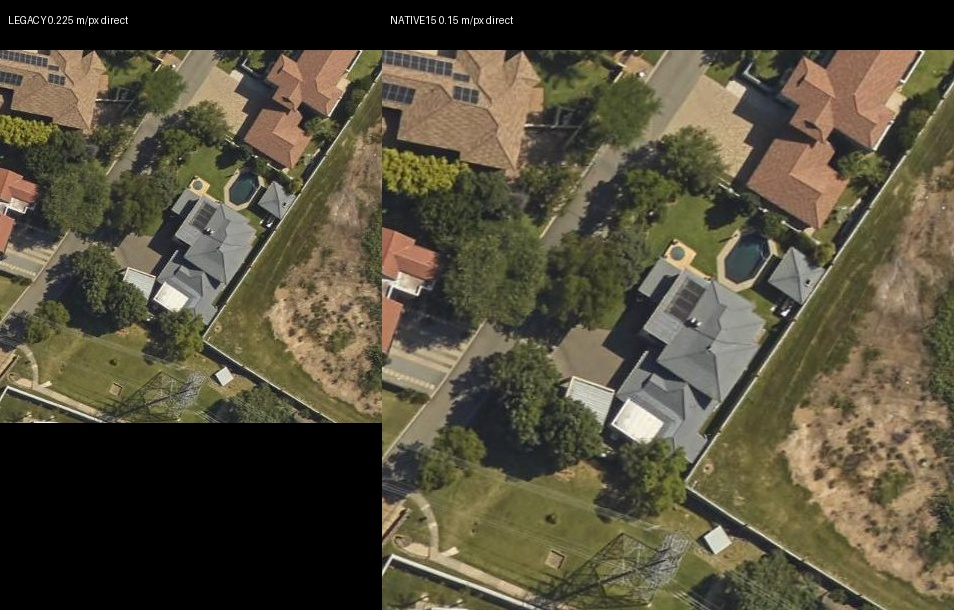
#> input picture data/investigations/geolis_resolution_audit/phase_g2_2026-09-07/derived/stand_365_AB_panel.jpg, 954 x 610 px
$ python -i listing_corner_evidence_v1.py   (imports and definitions only)
#> lines starting #> are read from the running program, lines starting #| are printed output that depends on the picture
"""Listing-side corner evidence for Corner Stand Detection v1.

LISTING_CORNER is YES / NO / UNKNOWN from listing media and text only.
Known stand identity is not an input. Absence of a second street in
photographs is not evidence of non-corner status (that stays UNKNOWN).
Listing NO requires positive non-corner evidence, not missing evidence.
"""

from __future__ import annotations

import io
import math
import re
from dataclasses import dataclass, field
from typing import Any, Iterable, Literal, Mapping, Sequence

import numpy as np
from PIL import Image

CornerStatus = Literal["YES", "NO", "UNKNOWN"]
VALID = frozenset({"YES", "NO", "UNKNOWN"})

HIGH_YES_CONFIDENCE = 0.80
EXCEPTIONAL_NO_CONFIDENCE = 0.92

YES_TEXT_PATTERNS = (
    r"\bcorner\s+stand\b",
    r"\bcorner\s+(?:property|erf|plot|lot|home|house)\b",
    r"\bsituated\s+on\s+the\s+corner\b",
    r"\bon\s+the\s+corner\s+of\b",
    r"\bdual\s+(?:road|street)\s+frontage\b",
    r"\btwo\s+(?:road|street)\s+frontages\b",
    r"\bcorner\s+(?:position|location)\b",
)
NO_TEXT_PATTERNS = (
    r"\bnot\s+a\s+corner\b",
    r"\bmid[-\s]?block\b",
    r"\bsingle\s+(?:road|street)\s+frontage\b",
    r"\bone\s+street\s+frontage\s+only\b",
    r"\binternal\s+stand\s+(?:not|with no)\s+(?:on\s+)?(?:a\s+)?corner\b",
)
FALSE_CORNER_TEXT = re.compile(
    r"\bcorner\s+(?:of\s+the|bath|lounge|kitchen|bedroom|sofa|desk|shower)\b",
    re.I,
)

AERIAL_HINTS = frozenset({"aerial", "aerial_near_nadir", "elevated_exterior"})
VIDEO_HINTS = frozenset({"video", "video_frame"})


# [5 lines left out: function normalize_corner_status, not called in this run]


def _cv2():
    import cv2

    return cv2


def _bgr(image: Image.Image | np.ndarray | bytes) -> np.ndarray:
    cv2 = _cv2()
    if isinstance(image, (bytes, bytearray)):
        arr = np.frombuffer(image, dtype=np.uint8)
        decoded = cv2.imdecode(arr, cv2.IMREAD_COLOR)
        if decoded is None:
            pil = Image.open(io.BytesIO(image)).convert("RGB")
            return cv2.cvtColor(np.array(pil), cv2.COLOR_RGB2BGR)
        return decoded
    if isinstance(image, Image.Image):
        return cv2.cvtColor(np.array(image.convert("RGB")), cv2.COLOR_RGB2BGR)
    array = np.asarray(image)
    if array.ndim == 3 and array.shape[2] == 3:
        # assume RGB if coming from PIL-like arrays with high green lawns; callers pass BGR or RGB.
        return array
    if array.ndim == 2:
        return cv2.cvtColor(array, cv2.COLOR_GRAY2BGR)
    raise TypeError("unsupported image type")


# [19 lines left out: function extract_corner_text_hits, not called in this run]


def _border_strips(gray: np.ndarray, frac: float = 0.18) -> dict[str, np.ndarray]:
    h, w = gray.shape[:2]
    dy = max(int(h * frac), 8)
    dx = max(int(w * frac), 8)
    return {
        "top": gray[:dy, :],
        "bottom": gray[h - dy :, :],
        "left": gray[:, :dx],
        "right": gray[:, w - dx :],
    }


def _pavement_score(strip: np.ndarray, night: bool) -> float:
    if strip.size == 0:
        return 0.0
    mean = float(strip.mean())
    std = float(strip.std())
    dark_frac = float((strip < (48 if night else 110)).mean())
    bright_frac = float((strip > (170 if night else 200)).mean())
    # Night roads: dark asphalt plus sparse street-light speckles.
    if night:
        linear = 0.0
        if strip.shape[0] >= 6 and strip.shape[1] >= 6:
            row_var = float(np.mean(np.var(strip, axis=1)))
            col_var = float(np.mean(np.var(strip, axis=0)))
            linear = min(row_var, col_var) / max(max(row_var, col_var), 1.0)
        score = 0.55 * dark_frac + 0.25 * min(bright_frac * 12.0, 1.0) + 0.20 * (1.0 - min(mean / 80.0, 1.0))
        if std < 8:
            score *= 0.4
        return float(min(max(score, 0.0), 1.0))
    mid = float(((strip > 70) & (strip < 185)).mean())
    score = 0.45 * mid + 0.25 * dark_frac + 0.15 * min(std / 40.0, 1.0) + 0.15 * min(bright_frac * 8.0, 1.0)
    return float(min(max(score, 0.0), 1.0))


def _hough_border_orientations(gray: np.ndarray) -> list[float]:
    cv2 = _cv2()
    h, w = gray.shape[:2]
    mask = np.zeros_like(gray)
    dy, dx = max(int(h * 0.20), 8), max(int(w * 0.20), 8)
    mask[:dy, :] = 255
    mask[h - dy :, :] = 255
    mask[:, :dx] = 255
    mask[:, w - dx :] = 255
    edges = cv2.Canny(gray, 40, 120)
    edges = cv2.bitwise_and(edges, mask)
    lines = cv2.HoughLinesP(edges, 1, np.pi / 180.0, threshold=28, minLineLength=int(min(h, w) * 0.18), maxLineGap=12)
    if lines is None:
        return []
    packed = np.asarray(lines).reshape(-1, 4)
    headings = []
    for line in packed:
        x0, y0, x1, y1 = (float(v) for v in line[:4])
        headings.append((math.degrees(math.atan2(y1 - y0, x1 - x0)) % 180.0, math.hypot(x1 - x0, y1 - y0)))
    headings.sort(key=lambda item: -item[1])
    return [h for h, _ in headings[:12]]


def _distinct_heading_pair(headings: Sequence[float]) -> tuple[bool, float | None]:
    best = None
    for i, a in enumerate(headings):
        for b in headings[i + 1 :]:
            d = abs(a - b) % 180.0
            if d > 90.0:
                d = 180.0 - d
            if d >= 35.0 and (best is None or d > best):
                best = d
    return best is not None, best


def inspect_frame_roads(
    image: Image.Image | np.ndarray | bytes,
    *,
    media_id: str | None = None,
    viewpoint: str | None = None,
) -> dict[str, Any]:
    """Geometric road-border evidence. Does not look up stand identity."""
    cv2 = _cv2()
    bgr = _bgr(image)
    gray = cv2.cvtColor(bgr, cv2.COLOR_BGR2GRAY)
    night = float(gray.mean()) < 90.0
    strips = _border_strips(gray)
    side_scores = {side: round(_pavement_score(strip, night), 4) for side, strip in strips.items()}
    strong = [side for side, score in side_scores.items() if score >= 0.42]
    adjacent_pairs = (("top", "left"), ("top", "right"), ("bottom", "left"), ("bottom", "right"))
    adjacent = [pair for pair in adjacent_pairs if pair[0] in strong and pair[1] in strong]
    headings = _hough_border_orientations(gray)
    two_headings, heading_sep = _distinct_heading_pair(headings)
    viewpoint_l = str(viewpoint or "").lower()
    aerial = viewpoint_l in AERIAL_HINTS
    two_sides = len(strong) >= 2 and bool(adjacent)
    visual_yes = False
    visual_conf = 0.0
    reason = "no_second_road_visible_unknown_not_no"
    eligible = aerial or viewpoint_l in VIDEO_HINTS
    if not eligible:
        reason = "non_aerial_frame_not_used_for_corner_visual"
    elif two_sides and (two_headings or night):
        visual_yes = True
        visual_conf = 0.78
        if night and two_sides:
            visual_conf += 0.08
        if two_headings and heading_sep and heading_sep >= 55:
            visual_conf += 0.08
        visual_conf = min(visual_conf, 0.96)
        reason = "roads_visible_along_two_parcel_sides"
        if night:
            reason = "night_aerial_roads_along_front_and_side_boundaries"
    elif len(strong) == 1:
        reason = "only_one_visible_road_border_unknown_not_no"
        visual_conf = 0.0
    return {
        "media_id": media_id,
        "viewpoint": viewpoint,
        "night": night,
        "side_scores": side_scores,
        "strong_sides": strong,
        "adjacent_strong_pairs": [list(pair) for pair in adjacent],
        "two_heading_axes": two_headings,
        "heading_separation_deg": None if heading_sep is None else round(heading_sep, 2),
        "visual_yes": visual_yes,
        "visual_confidence": round(visual_conf, 4),
        "reason": reason,
    }


@dataclass
class ListingCornerEvidence:
    classification: CornerStatus
    confidence: float
    evidence_source: str
    frame_ids: list[str] = field(default_factory=list)
    text_evidence: list[str] = field(default_factory=list)
    aerial_evidence: bool = False
    video_evidence: bool = False
    visual_reason: str = ""
    contradiction_flags: list[str] = field(default_factory=list)
    high_confidence: bool = False
    exceptional_non_corner: bool = False
    positive_non_corner_evidence: bool = False
    frames: list[dict[str, Any]] = field(default_factory=list)

    # [130 lines left out: functions to_dict, observe_listing_corner, not called in this run]

>>> import cv2
>>> picture = cv2.imread('../../../data/investigations/geolis_resolution_audit/phase_g2_2026-09-07/derived/stand_365_AB_panel.jpg')
#> picture is the input picture: shape (610, 954, 3); mean B, G, R 59.3, 78.3, 84.3
>>> result = inspect_frame_roads(picture)
#> in inspect_frame_roads, `gray = cv2.cvtColor(bgr, cv2.COLOR_BGR2GRAY)`:
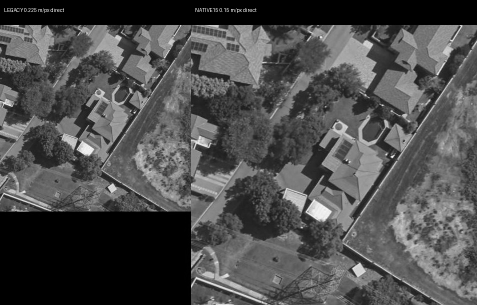
#> gray: shape (610, 954) (shown at 1/2 size); min 0, max 255, mean 77.9
#> in inspect_frame_roads, `night = float(gray.mean()) < 90.0`: night = True
#> in inspect_frame_roads, `strips = _border_strips(gray)`: strips = 4 items
#> in _pavement_score, `mean = float(strip.mean())`: mean = 60.24
#> in _pavement_score, `std = float(strip.std())`: std = 62.92
#> in _pavement_score, `dark_frac = float((strip < (48 if night else 110)).mean())`: dark_frac = 0.505
#> in _pavement_score, `bright_frac = float((strip > (170 if night else 200)).mean())`: bright_frac = 0.021
#> in _pavement_score, `row_var = float(np.mean(np.var(strip, axis=1)))`: row_var = 1126.4
#> in _pavement_score, `row_var = float(np.mean(np.var(strip, axis=1)))`:
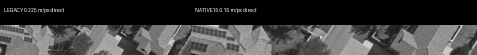
#> strip: shape (109, 954) (shown at 1/2 size); min 0, max 255, mean 60.2
#> in _pavement_score, `col_var = float(np.mean(np.var(strip, axis=0)))`: col_var = 3716.9
#> in _pavement_score, `linear = min(row_var, col_var) / max(max(row_var, col_var), 1.0)`: linear = 0.303
#> in _pavement_score, `score = 0.55 * dark_frac + 0.25 * min(bright_frac * 12.0, 1.0) + 0.20 ..`: score = 0.39
#> call 2 of _pavement_score, with night = True
#> in _pavement_score (call 2), `mean = float(strip.mean())`: mean = 61.4
#> in _pavement_score (call 2), `std = float(strip.std())`: std = 56.84
#> in _pavement_score (call 2), `dark_frac = float((strip < (48 if night else 110)).mean())`: dark_frac = 0.434
#> in _pavement_score (call 2), `bright_frac = float((strip > (170 if night else 200)).mean())`: bright_frac = 0.0255
#> in _pavement_score (call 2), `row_var = float(np.mean(np.var(strip, axis=1)))`: row_var = 3207.2
#> in _pavement_score (call 2), `row_var = float(np.mean(np.var(strip, axis=1)))`:
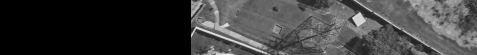
#> strip: shape (109, 954) (shown at 1/2 size); min 0, max 246, mean 61.4
#> in _pavement_score (call 2), `col_var = float(np.mean(np.var(strip, axis=0)))`: col_var = 624.9
#> in _pavement_score (call 2), `linear = min(row_var, col_var) / max(max(row_var, col_var), 1.0)`: linear = 0.195
#> in _pavement_score (call 2), `score = 0.55 * dark_frac + 0.25 * min(bright_frac * 12.0, 1.0) + 0.20 ..`: score = 0.362
#> call 3 of _pavement_score, with night = True
#> in _pavement_score (call 3), `mean = float(strip.mean())`: mean = 56.03
#> in _pavement_score (call 3), `std = float(strip.std())`: std = 54.62
#> in _pavement_score (call 3), `dark_frac = float((strip < (48 if night else 110)).mean())`: dark_frac = 0.482
#> in _pavement_score (call 3), `bright_frac = float((strip > (170 if night else 200)).mean())`: bright_frac = 0.0237
#> in _pavement_score (call 3), `row_var = float(np.mean(np.var(strip, axis=1)))`: row_var = 913.3
#> in _pavement_score (call 3), `row_var = float(np.mean(np.var(strip, axis=1)))`:
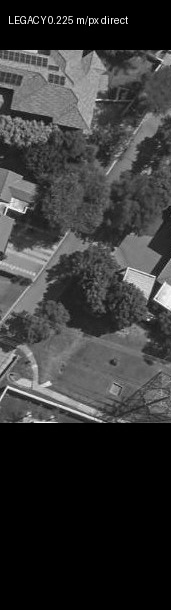
#> strip: shape (610, 171); min 0, max 254, mean 56
#> in _pavement_score (call 3), `col_var = float(np.mean(np.var(strip, axis=0)))`: col_var = 2955.4
#> in _pavement_score (call 3), `linear = min(row_var, col_var) / max(max(row_var, col_var), 1.0)`: linear = 0.309
#> in _pavement_score (call 3), `score = 0.55 * dark_frac + 0.25 * min(bright_frac * 12.0, 1.0) + 0.20 ..`: score = 0.396
#> call 4 of _pavement_score, with night = True
#> in _pavement_score (call 4), `mean = float(strip.mean())`: mean = 96.18
#> in _pavement_score (call 4), `std = float(strip.std())`: std = 43.51
#> in _pavement_score (call 4), `dark_frac = float((strip < (48 if night else 110)).mean())`: dark_frac = 0.13
#> in _pavement_score (call 4), `bright_frac = float((strip > (170 if night else 200)).mean())`: bright_frac = 0.0214
#> in _pavement_score (call 4), `row_var = float(np.mean(np.var(strip, axis=1)))`: row_var = 941.2
#> in _pavement_score (call 4), `row_var = float(np.mean(np.var(strip, axis=1)))`:
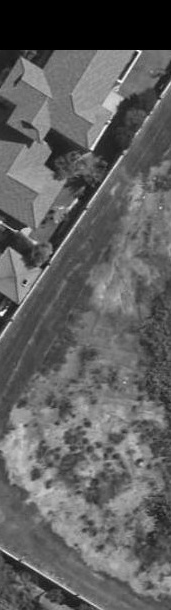
#> strip: shape (610, 171); min 0, max 252, mean 96.2
#> in _pavement_score (call 4), `col_var = float(np.mean(np.var(strip, axis=0)))`: col_var = 1833.9
#> in _pavement_score (call 4), `linear = min(row_var, col_var) / max(max(row_var, col_var), 1.0)`: linear = 0.513
#> in _pavement_score (call 4), `score = 0.55 * dark_frac + 0.25 * min(bright_frac * 12.0, 1.0) + 0.20 ..`: score = 0.136
#> in inspect_frame_roads, `side_scores = {side: round(_pavement_score(strip, night), 4) for side,..`: side_scores = {'top': 0.39, 'bottom': 0.362, 'left': 0.396, 'right': 0.136}
#> in inspect_frame_roads, `strong = [side for side, score in side_scores.items() if score >= 0.42]`: strong = []
#> in _hough_border_orientations, `edges = cv2.Canny(gray, 40, 120)`:
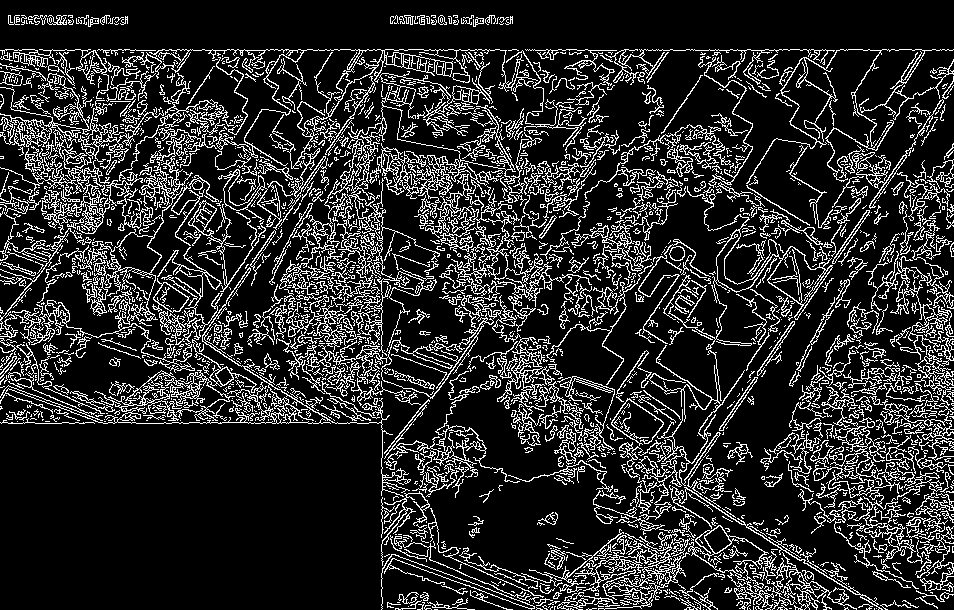
#> edges: shape (610, 954); 16.9% white in thin lines or dots
#> in _hough_border_orientations, `edges = cv2.bitwise_and(edges, mask)`:
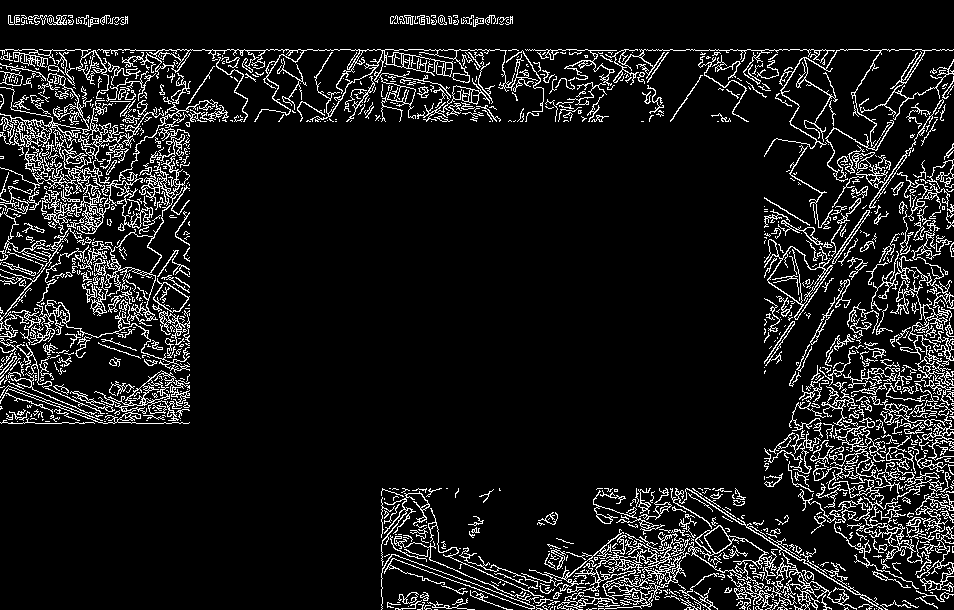
#> edges: shape (610, 954); 9.7% white in thin lines or dots
#> in _hough_border_orientations, `lines = cv2.HoughLinesP(edges, 1, np.pi / 180.0, threshold=28, minLine..`: lines = 174 rows, first 6: [35, 50, 407, 50], [266, 49, 587, 49], [320, 93, 431, 82], [764, 363, 950, 86], [122, 120, 255, 120], [764, 367, 951, 89]
#> in _hough_border_orientations, `packed = np.asarray(lines).reshape(-1, 4)`: packed has the same summary as lines
#> the loop in _hough_border_orientations, `for line in packed:` made 174 passes
#> after the loop in _hough_border_orientations, `for line in packed:`: headings = 174 pairs, first value 0 to 179.5, second value 109 to 372
#> in inspect_frame_roads, `headings = _hough_border_orientations(gray)`: headings = [0, 124, 123.9, 92.91, 123.9, 92.11, 93.88, 91.07, 0, 87.91, 94.03, 82.08]
#> the loop in _distinct_heading_pair, `for i, a in enumerate(headings):` made 12 passes
#> a on passes 1 to 8: 0, 124, 123.9, 92.91, 123.9, 92.11, 93.88, 91.07
#> after the loop in _distinct_heading_pair, `for i, a in enumerate(headings):`: best = 88.93
#> in inspect_frame_roads, `two_headings, heading_sep = _distinct_heading_pair(headings)`: two_headings = True; heading_sep = 88.93
#> in inspect_frame_roads, `two_sides = len(strong) >= 2 and bool(adjacent)`: two_sides = False
#> result = 11 items

$ run again, on data/investigations/geolis_resolution_audit/phase_g2_2026-09-07/derived/stand_408_AB_panel.jpg
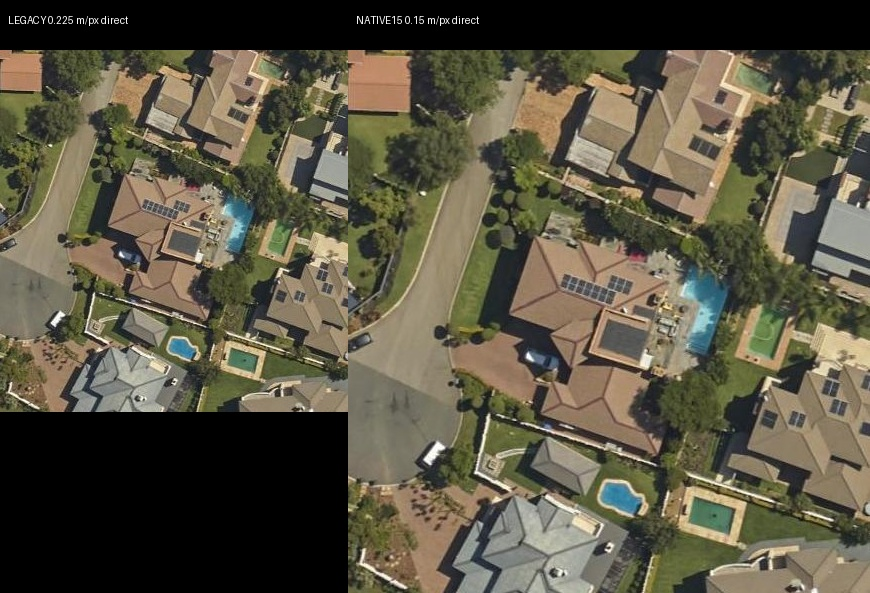
#> input picture data/investigations/geolis_resolution_audit/phase_g2_2026-09-07/derived/stand_408_AB_panel.jpg, 870 x 593 px
#> picture is the input picture: shape (593, 870, 3); mean B, G, R 66.9, 84.8, 89.9
#> night = True
#> strips = 4 items
#> mean = 55.13
#> std = 61.13
#> dark_frac = 0.543
#> bright_frac = 0.023
#> row_var = 1227.7
#> col_var = 3452.4
#> linear = 0.356
#> score = 0.43
#> strip: shape (593, 156)
#> mean = 95.49
#> std = 52.51
#> dark_frac = 0.191
#> bright_frac = 0.0667
#> row_var = 1622.8
#> in _pavement_score (call 4), `row_var = float(np.mean(np.var(strip, axis=1)))`:
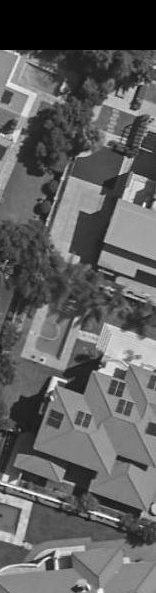
#> strip: shape (593, 156); min 0, max 253, mean 95.5
#> col_var = 2671.4
#> linear = 0.607
#> score = 0.305
#> side_scores = {'top': 0.43, 'bottom': 0.465, 'left': 0.359, 'right': 0.305}
#> strong = ['top', 'bottom']
#> adjacent = []
#> in _hough_border_orientations, `edges = cv2.bitwise_and(edges, mask)`:
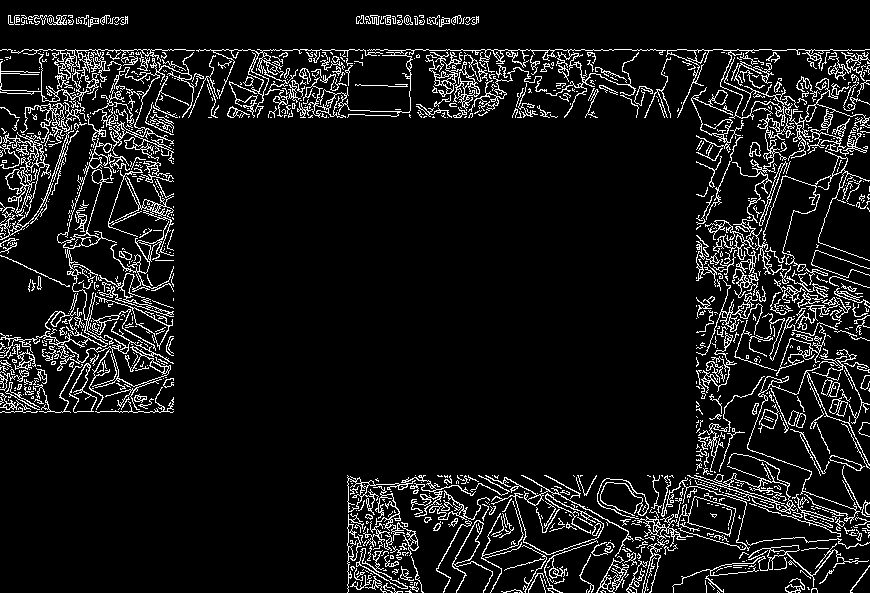
#> edges: shape (593, 870); 8.9% white in thin lines or dots
#> lines = 84 rows, first 6: [0, 50, 613, 50], [236, 98, 347, 94], [549, 49, 655, 49], [211, 109, 348, 107], [227, 115, 348, 115], [58, 73, 317, 87]
#> packed has the same summary as lines
#> the loop in _hough_border_orientations, `for line in packed:` made 84 passes
#> after the loop in _hough_border_orientations, `for line in packed:`: headings = 84 pairs, first value 0 to 179.2, second value 106 to 613
#> in inspect_frame_roads, `headings = _hough_border_orientations(gray)`: headings = [0, 108, 3.09, 70.08, 109, 70.87, 113, 2.07, 177.8, 17.82, 65.94, 178]
#> the loop in _distinct_heading_pair, `for i, a in enumerate(headings):` made 12 passes
#> a on passes 1 to 8: 0, 108, 3.09, 70.08, 109, 70.87, 113, 2.07
#> after the loop in _distinct_heading_pair, `for i, a in enumerate(headings):`: best = 89.81
#> two_headings = True; heading_sep = 89.81
#> two_sides = False
#> result = 11 items
